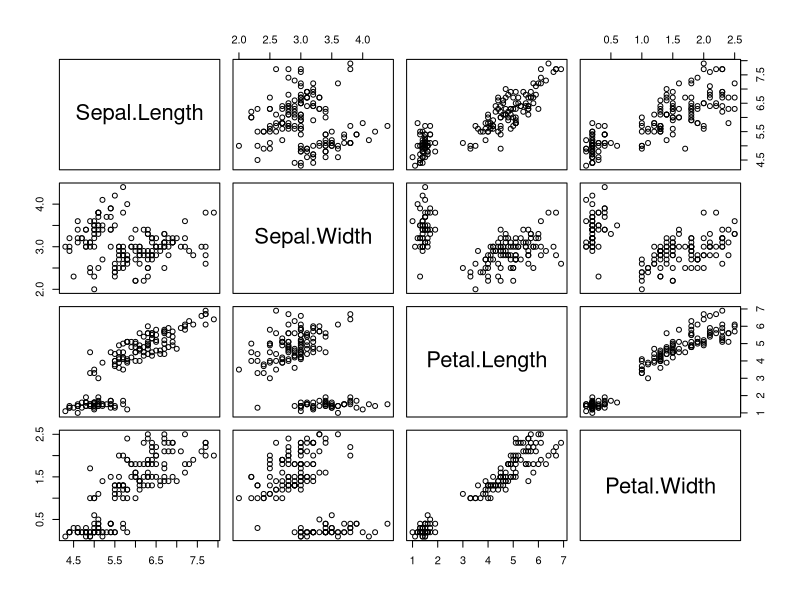
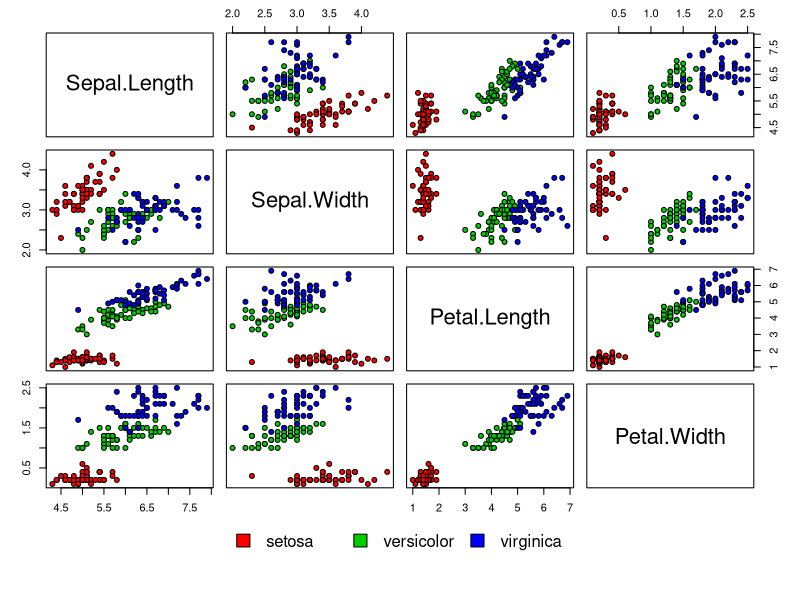
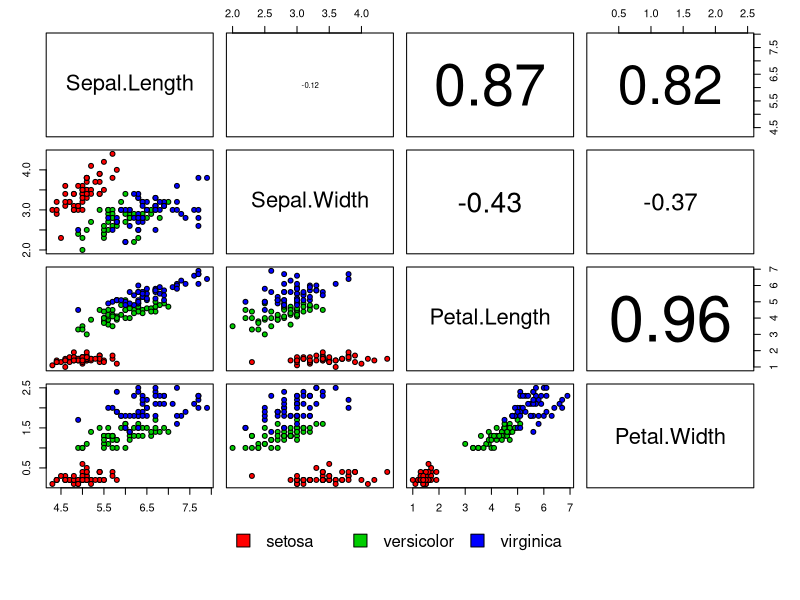
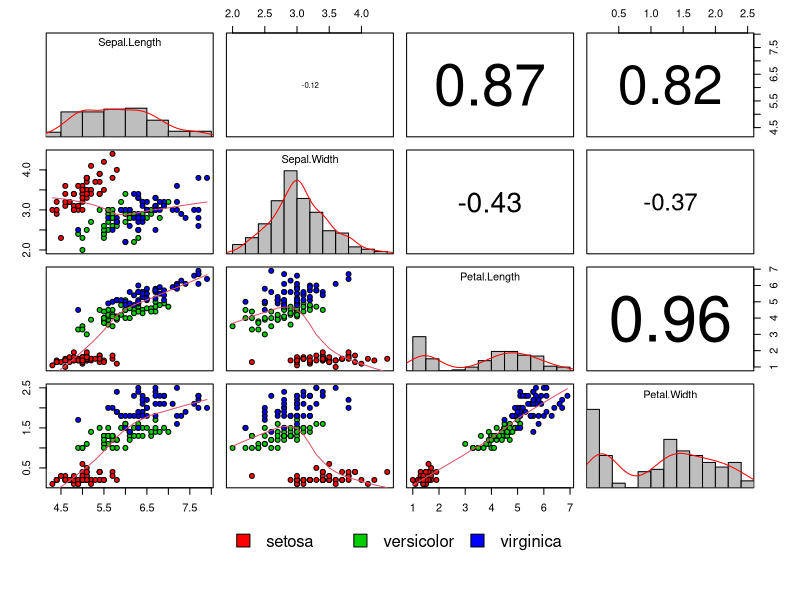
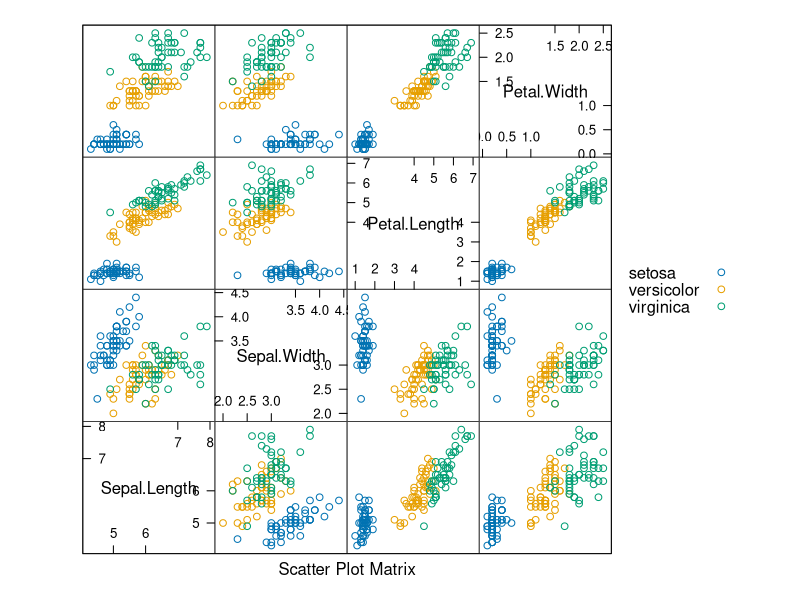
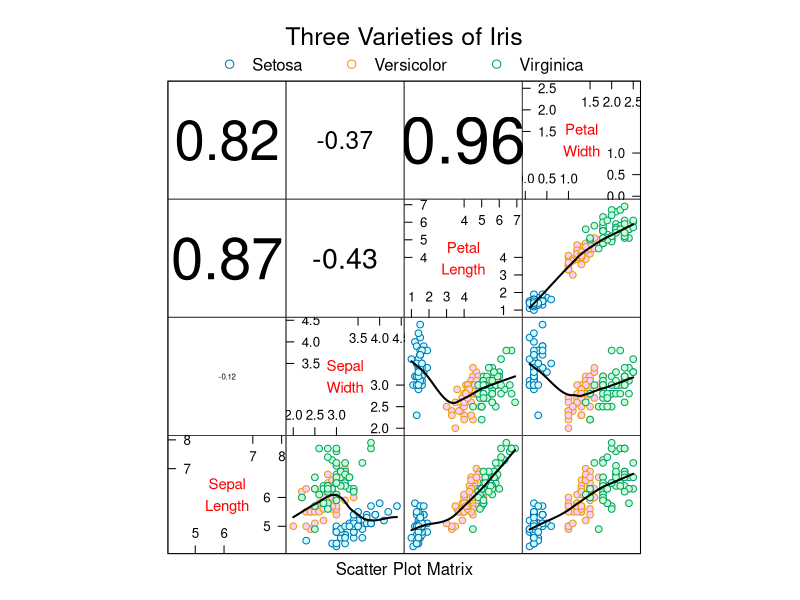

R code for these plots, in order:
## ---- chunk 1
pairs(iris[1:4])
#equivalent
#pairs(~Sepal.Length+Sepal.Width+Petal.Length+Petal.Width, data=iris)
## ---- chunk 2
# bg = background (fill) color for the open plot symbols given by pch = 21
# see ?points, NB: this is not the same setting as par("bg")
# the graphical parameter oma will be set by pairs.default unless supplied as an argument here

pairs(iris[1:4], pch = 21,
      bg = c("red", "green3", "blue")[unclass(iris$Species)],
      oma = c(8,3,2,3)      
      )
# set par  
op<-par(xpd=TRUE)
legend("bottom", as.vector(unique(iris$Species)),
       fill=c("red", "green3", "blue"), ncol=3, bty="n")
# back to orgininal par settings
par(op)
# for reference about legend placement 
# http://stackoverflow.com/questions/14948852/how-to-use-the-pairs-function-combined-with-layout-in-r
## ---- chunk 3
#define a correlation function
panel.cor<-function(x,y,...)
{
  par(usr=c(0,1,0,1))
  # this is to set the individual panel block axes limits 0-1
  mycor<-cor(x,y)
  txt<- as.character(format(mycor, digits=2))
  text(0.5, 0.5, txt, cex= 6*abs(mycor))
}
#plot again
pairs(iris[1:4], pch = 21,
      bg = c("red", "green3", "blue")[unclass(iris$Species)],
      oma = c(8,3,2,3), 
      upper.panel=panel.cor
      )
op<-par(xpd=TRUE)
legend("bottom", as.vector(unique(iris$Species)),
       fill=c("red", "green3", "blue"), ncol=3, bty="n")
par(op)
## ---- chunk 4
# define a histogram function
panel.hist<- function(x,...)
{
  par(usr=c(par("usr")[1:2],0,1.5))
  #usr argument takes values in the form of a vector c(xmin,xmax,ymin,ymax)
  hist(x, prob=TRUE, add=TRUE, col="gray", axes=NULL)
  lines(density(x), col = "red")
}
#plot again
pairs(iris[1:4], pch = 21,
      bg = c("red", "green3", "blue")[unclass(iris$Species)],
      oma = c(8,3,2,3),
      lower.panel=panel.smooth, #see panel.smooth
      upper.panel=panel.cor,
      diag.panel=panel.hist,
      label.pos=0.9, cex.labels=1 #tweak labels
      )
op<-par(xpd=TRUE)
legend("bottom", as.vector(unique(iris$Species)),
       fill=c("red", "green3", "blue"), ncol=3, bty="n")
par(op)
## ---- chunk 5
require(lattice)
## ---- chunk 6
splom(~iris[1:4], groups = Species, data = iris, auto.key=TRUE)
## ---- chunk 7
panel.corval <- function(x, y,...)
{
  require(grid)
  r <- cor(x, y, use = "complete.obs")
  txt<- as.character(format(r, digits=2))
  grid.text(txt, 0.5, 0.5, gp = gpar(cex = 4*abs(r)))
}

super.sym <- trellis.par.get("superpose.symbol")

splom(iris[1:4], groups = iris$Species, pch=21,
      varnames=c("Sepal\nLength","Sepal\nWidth", "Petal\nLength", "Petal\nWidth"),
      varname.cex=0.9, varname.col="red",
      lower.panel = function(...) {
        panel.xyplot(...)
        panel.loess(..., col = 1, lwd = 2)
      },
      upper.panel = panel.corval,
      key = list(title = "Three Varieties of Iris",
                 columns = 3, 
                 points = list(pch=21, col = super.sym$col[1:3]),
                 text = list(c("Setosa", "Versicolor", "Virginica"))
      )
      ) 
